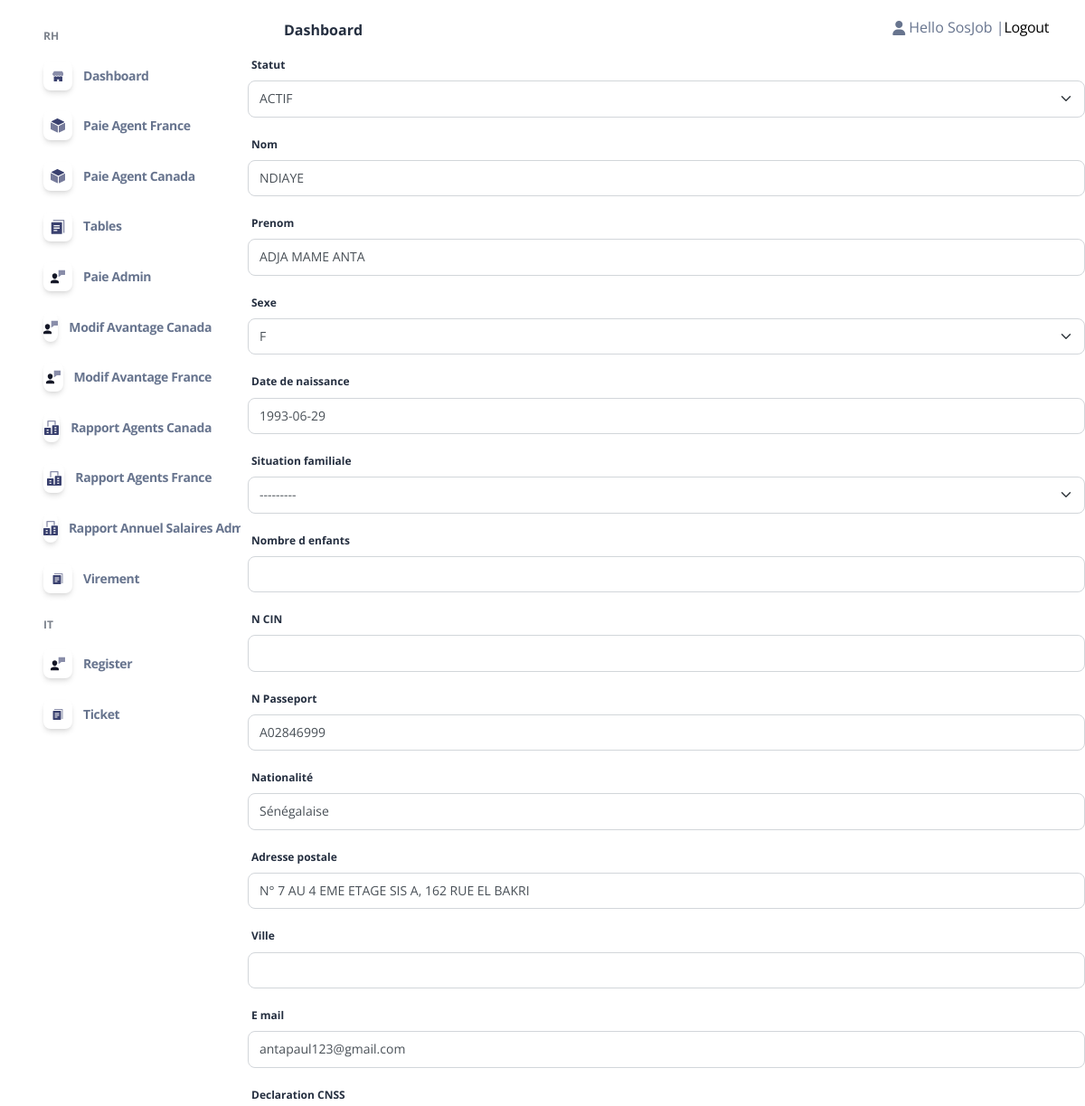
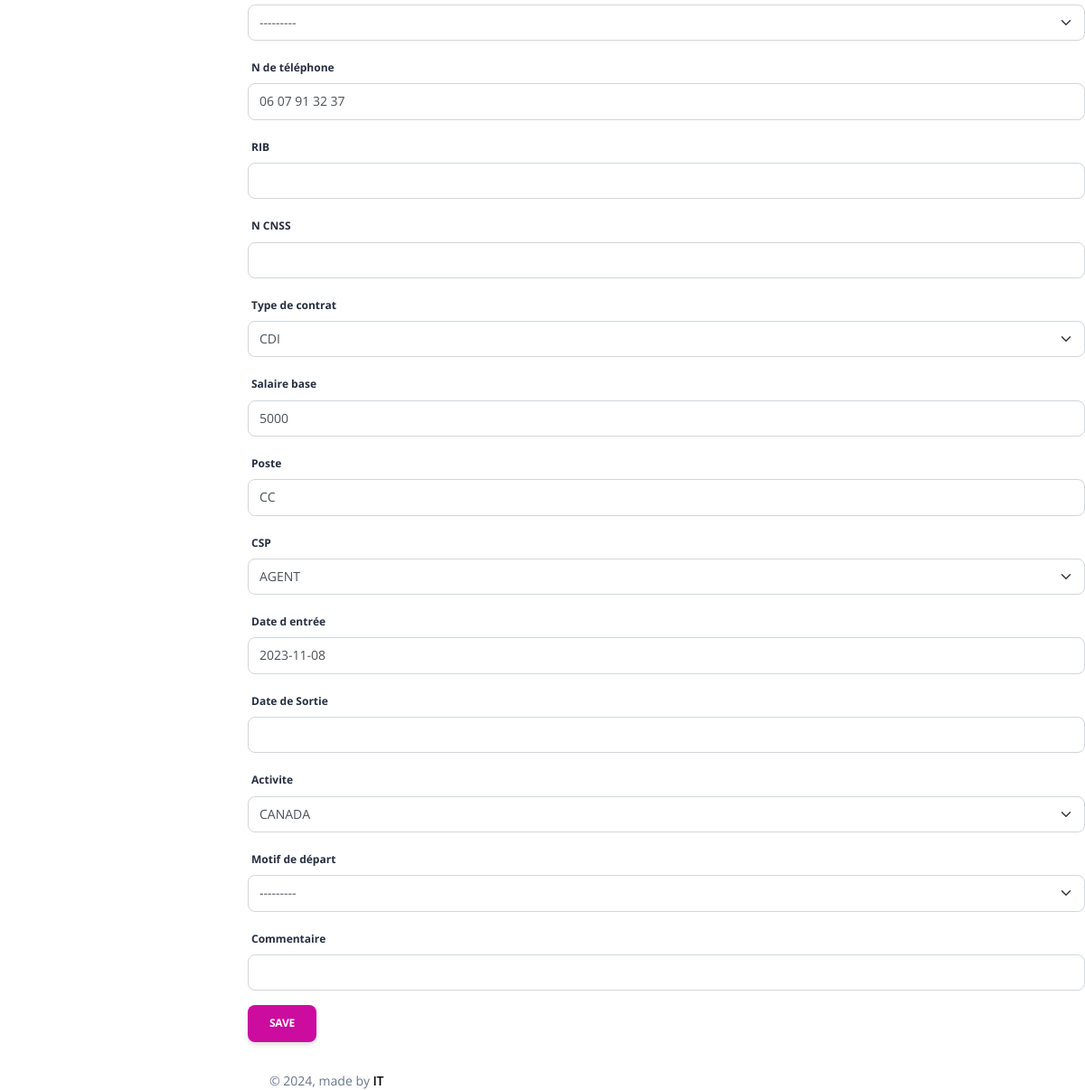
Before: /EditC/19 (signed in) with the older database file (2 pictures, top to bottom).
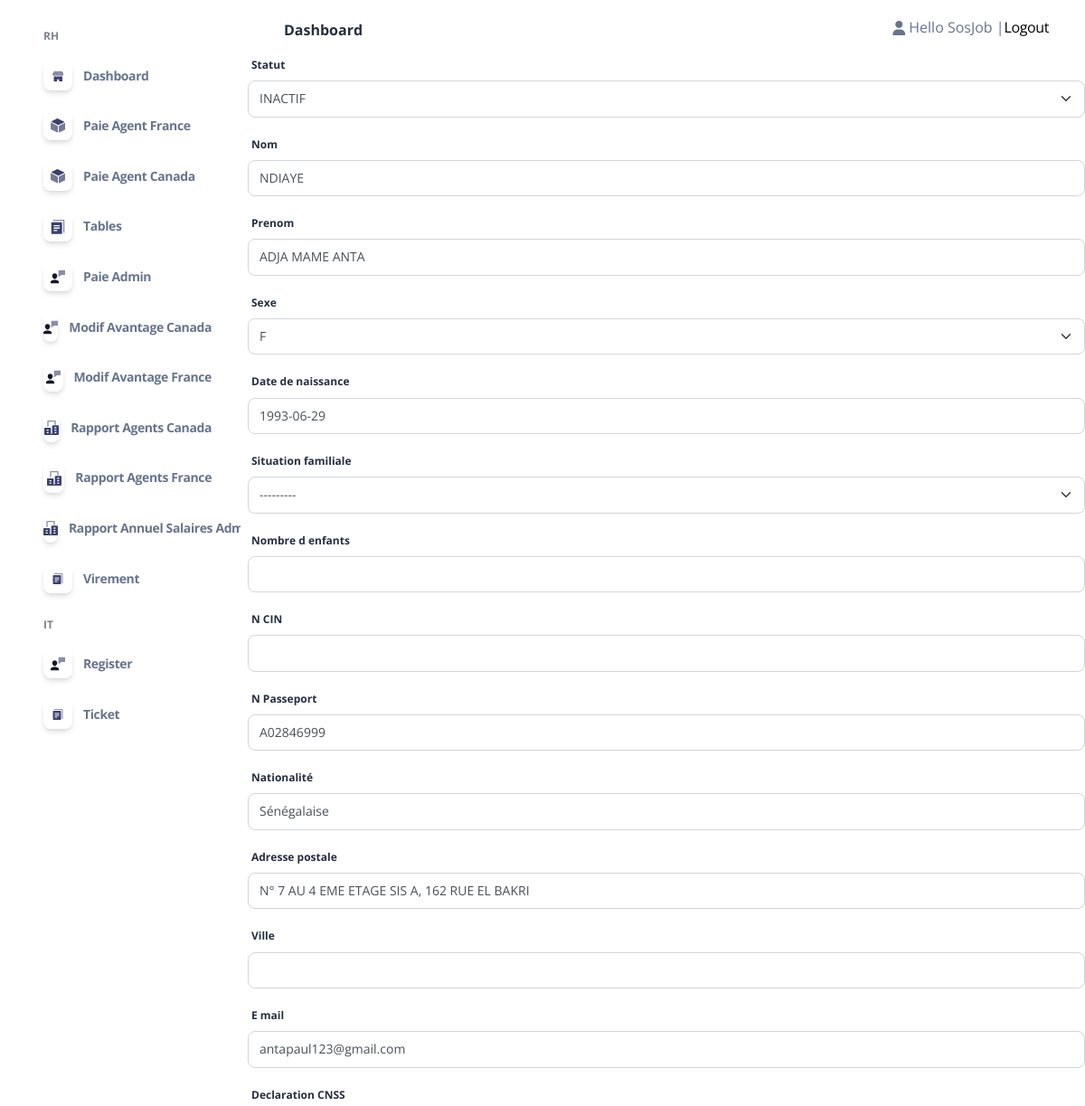
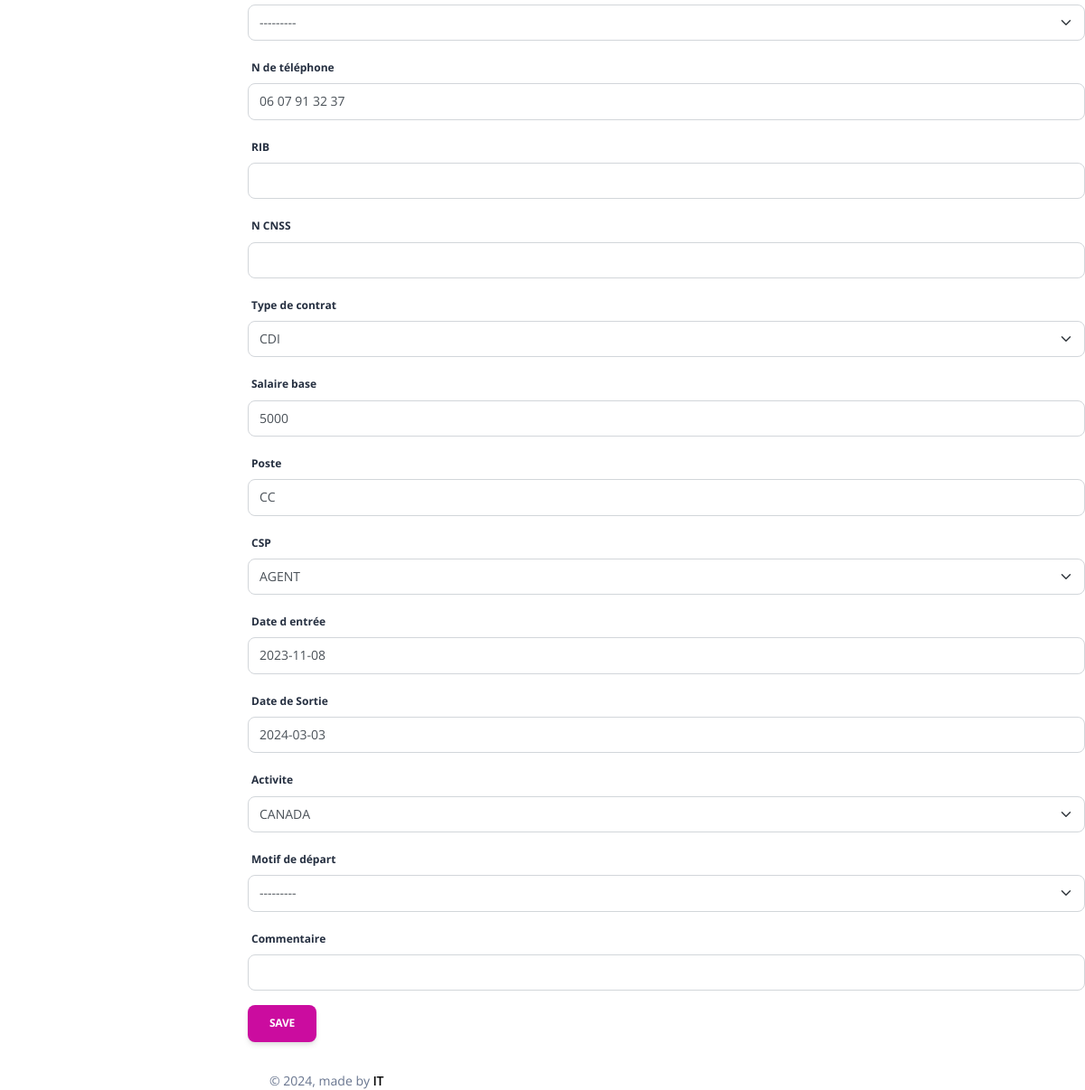
After: the same page with the newer database file (2 pictures, top to bottom).
### admin_Sos/models.py (models this page shows, shortened)
class Collaborateur(models.Model):
    Statut_P= (
        ('AGENT','AGENT'),
        ('CADRE','CADRE'),
        ('TECHNICIEN','TECHNICIEN'),
        ('STAGIAIRE','STAGIAIRE'),
    )
    STATUT_statut = (
        ('ACTIF','ACTIF'),
        ('INACTIF','INACTIF'),
        ('FORMATION','FORMATION'),
        ('STAGE','STAGE'),
    )
    STATUT_activite = (
        ('FRANCE','FRANCE'),
        ('CANADA','CANADA'),
    )
    STATUT_causededepart = (
        ('Demission','Demission'),
        ('Licenciement','Licenciement'),
        ('FPE','FPE'),
        ('Fin de contrat','Fin de contrat'),
        ('Comportement','Comportement'),
        ('Etudes','Etudes'),
        ('Sans motif(Volantaire)','Sans motif(Volantaire)'),
        ('Autre','Autre'),
    )
    Contart = (
        ('Etranger','Etranger'),
        ('Stage','Stage'),
        ('CDD','CDD'),
        ('CDI','CDI'),
    )
    TTGD = (
        ('Célibataire ','Célibataire'),
        ('Marié(e)','Marié(e)'),
        ('Divorcé(e)','Divorcé(e)'),
        ('Veuf(ve)','Veuf(ve)'),
    )
    statut_sexe = (
        ('H','H'),
        ('F','F'),
    )
    statut_TF = (
        ('OUI','OUI'),
        ('NON','NON'),
    )
    Statut = models.CharField(max_length=10,null=True,blank=True,choices=STATUT_statut)
    Nom = models.CharField(max_length=500,null=True,blank=True)
    Prenom = models.CharField(max_length=500,null=True,blank=True)
    Sexe = models.CharField(max_length=50,null=True,blank=True,choices=statut_sexe)
    Date_de_naissance = models.DateField(null=True,blank=True)
    Age = models.PositiveIntegerField(null=True,blank=True)
    Situation_familiale = models.CharField(max_length=100, null=True,blank=True,choices=TTGD)
    Nombre_d_enfants = models.FloatField(default=0, null=True,blank=True)
    N_CIN =models.CharField(default="-",max_length=120 ,null=True,blank=True)
    N_Passeport=models.CharField(default="-",max_length=300 ,null=True,blank=True)
    Nationalité=models.CharField(default="-",max_length=200,null=True,blank=True)
    Adresse_postale=models.CharField(default="-",max_length=200,null=True,blank=True)
    Ville=models.CharField(default="-",max_length=100,null=True,blank=True)
    E_mail= models.EmailField(null=True,blank=True)
    Declaration_CNSS= models.CharField(max_length=100,null=True,blank=True,choices=statut_TF)
    N_de_téléphone=models.CharField(max_length=200,null=True,blank=True)
    RIB = models.CharField(default="-",max_length=300,null=True,blank=True)
    N_CNSS= models.CharField(default="-",max_length=200,null=True,blank=True)
    Type_de_contrat= models.CharField(max_length=100,null=True,blank=True,choices=Contart)
    Salaire_base = models.PositiveBigIntegerField(default=0,null=True,blank=True)
    Nombre_de_Jour_Travaille_Admin= models.PositiveIntegerField(default=0,null=True,blank=True)
    Poste = models.CharField(max_length=100,null=True,blank=True)
    CSP = models.CharField(max_length=100,null=True,blank=True,choices=Statut_P)
    Date_d_entrée = models.DateField(null=True,blank=True)
    Date_de_Sortie = models.DateField(null=True,blank=True)
    anciennetee = models.IntegerField(default=0,null=True, blank=True)
    Motif_de_départ = models.CharField(default="-",max_length=1000,null=True,blank=True,choices=STATUT_causededepart)
    Commentaire = models.CharField(default="-",max_length=1000,null=True,blank=True)
    Prime_Produit = models.FloatField(default=0,null=True,blank=True)
    Nbre_d_heures_Travaillees= models.FloatField(default=0,null=True,blank=True)
    Planifier= models.FloatField(default=0,null=True,blank=True)
    Avance_sur_salaire = models.FloatField(default=0,null=True,blank=True)
    S_H = models.FloatField(default=0,null=True, blank=True)
    Activite=models.CharField(max_length=100,null=True,blank=True,choices=STATUT_activite)
    user =models.OneToOneField(User, null=True,blank=True,on_delete=models.CASCADE)

### admin_Sos/decorators.py (the view)
        def wrapper_func(request,*args, **kwargs):
            group=None
            if request.user.groups.exists():
                group= request.user.groups.all()[0].name
            if group == 'Admin':
                return view_func(request,*args, **kwargs)
            if group == 'Agent':
                return redirect('home')
            else:
                return redirect('login')

### admin_Sos/forms.py
class Collaborateurform(forms.ModelForm):
    class Meta:
        model=Collaborateur
        fields = ['Statut','Nom', 'Prenom','Sexe', 'Date_de_naissance','Situation_familiale','Nombre_d_enfants','N_CIN','N_Passeport','Nationalité','Adresse_postale','Ville','E_mail','Declaration_CNSS','N_de_téléphone','RIB','N_CNSS','Type_de_contrat','Salaire_base','Poste','CSP','Date_d_entrée','Date_de_Sortie','Activite','Motif_de_départ','Commentaire']

### admin_Sos/views.py (called while the page is built)
@login_required(login_url='login')
@admin_only
def EditCView(request,id):
    instance= Collaborateur.objects.get(id=id)
    if request.method == "POST":
        form = Collaborateurform(data=request.POST,files=request.FILES,instance=instance)
        if form.is_valid():
            form.save()
            return redirect('table')
    if request.method == "GET":
        form = Collaborateurform(instance=instance)
    return render(request,'admin_/EditC.html',{'form':form,'collaborateur':instance})

### Templates/admin_/EditC.html (shortened to what this page needs)
{% extends 'admin_/Base/homebase_admin.html' %}
{% block body %}{% include 'admin_/content/Modify/content_editC.html'%}{% endblock  %}

### Templates/admin_/content/Modify/content_editC.html (shortened to what this page needs)
{% load crispy_forms_tags %}
<form method="POST" enctype="multipart/form-data" data-url="{% url 'EditC' id=collaborateur.id %}" class="create-form">
   {{form|crispy}}
   <button type="submit" name="Ajouter" value="Ajouter" class="btn btn-primary">Save</button>
</form>

Changed rows visible on the page:
changed Collaborateur "NDIAYE": Statut "ACTIF" → "INACTIF"; Date_de_Sortie (not shown) → "2024-03-03"
